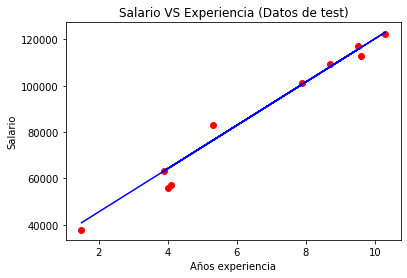

Recreate this plot in Python.
#Regresión Lineal Simple
#Importamos las librerías necesarias
import pandas as pd
import matplotlib.pyplot as plt

#Importamos el dataset
dataset=pd.read_csv('Salary_Data.csv')
dataset

#Extraemos las variables dependientes e independientes.
#La variable independiente es años de experiencia, y la variable dependiente es el salario
X=dataset.iloc[:,:-1].values
y=dataset.iloc[:,1].values

#A continuación dividiremos ambas variables en el conjunto de prueba y el de entrenamiento.
from sklearn.model_selection import train_test_split
X_train, X_test, y_train, y_test=train_test_split(X, y, test_size=1/3, random_state=0)

#Adaptamos nuestro modelo al conjunto de datos de entrenamiento.
from sklearn.linear_model import LinearRegression
regressor=LinearRegression()
regressor.fit(X_train,y_train)

#Nuestro modelo está listo para predecir resultados.Le pasamos el conjunto.
y_pred=regressor.predict(X_test)

#Visualizamos la predicción de los datos de entrenamiento
plt.scatter(X_train,y_train,color='red')
plt.plot(X_train,regressor.predict(X_train),color='blue')
plt.title('Salario VS Experiencia (Datos de entrenamiento)')
plt.xlabel('Años experiencia')
plt.ylabel('Salario')
plt.show()

#Visualizamos la predicción de los datos de entrenamiento
plt.scatter(X_test,y_test,color='red')
plt.plot(X_test,regressor.predict(X_test),color='blue')
plt.title('Salario VS Experiencia (Datos de test)')
plt.xlabel('Años experiencia')
plt.ylabel('Salario')
plt.show()
